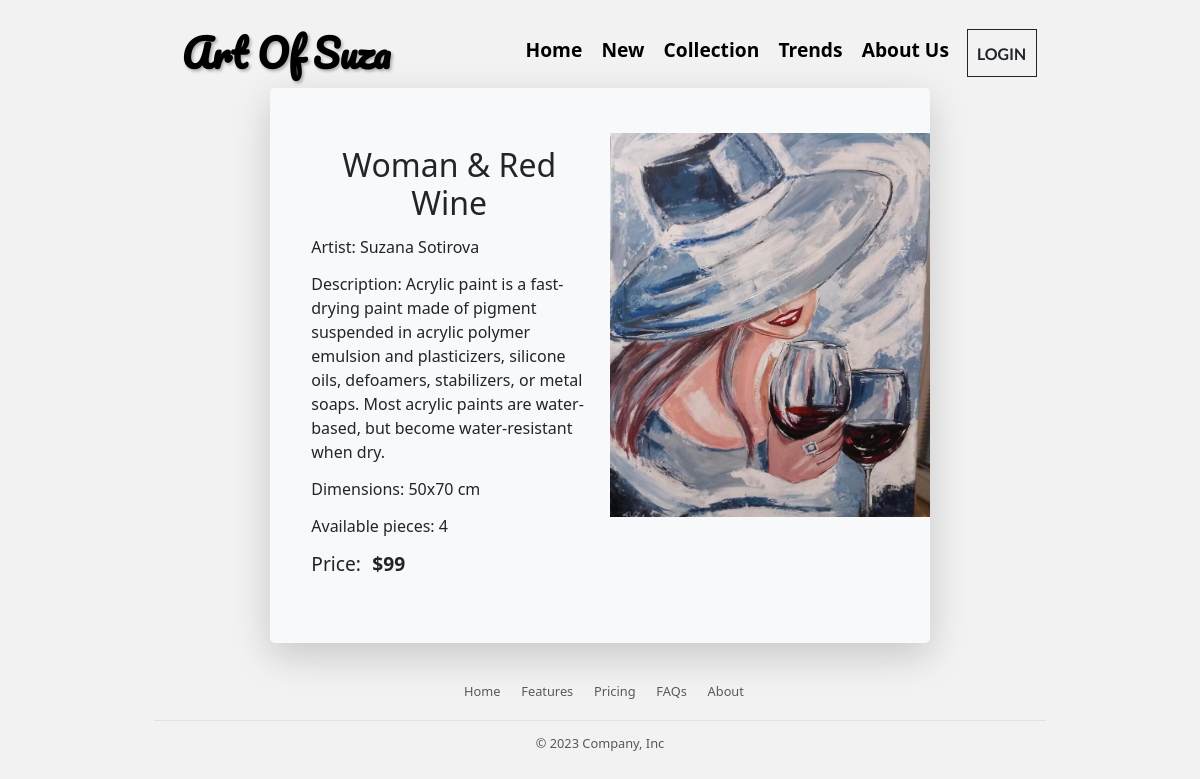
The app's page /arts/1/ with its own data.
### ArtApp/models.py (models this page shows, shortened)
class ArtPiece(models.Model):
    title=models.CharField(max_length=100)
    price=models.IntegerField()
    description=models.TextField()
    width=models.IntegerField()
    height=models.IntegerField()
    available_pieces=models.IntegerField()
    artist=models.ForeignKey(Artist, on_delete=models.CASCADE)
    category=models.ForeignKey(Category, on_delete=models.CASCADE)
    image=models.ImageField(upload_to="paintings")

class Artist(models.Model):
    name=models.CharField(max_length=100)
    surname=models.CharField(max_length=100)
    def __str__(self):
        return self.name + " " + self.surname

### ArtApp/views.py (the view)
# urls.py: path('arts/<int:art_id>/', details, name='art_details'),
def details(request, art_id=None):
    art = get_object_or_404(ArtPiece, id=art_id)
    isInShoppingCart = False
    context = {
        'art': art,
        'isInShoppingCart': isInShoppingCart,
    }
    return render(request, 'details.html', context)

### ArtApp/templates/details.html (shortened to what this page needs)
{% extends 'nav.html' %}
{% block content %}
    <div class="container w-75 m-auto">
        <div class="w-75 m-auto shadow-lg bg-light rounded p-5">
            <div class="row mt-2">
                <div class="col-md-6 p-3 ">
                    <h1 class="align-center text-center mb-3">{{ art.title }}</h1>
                    <p class="fs-5">Artist: {{ art.artist }}</p>
                    <p class="fs-5">Description: {{ art.description }}</p>
                    <p class="fs-5">Dimensions: {{ art.width }}x{{art.height}} cm</p>
                    <p class="fs-5">Available pieces: {{ art.available_pieces }}</p>
                    <p class="d-inline-block fs-4">Price:</p><h4 class="fw-bold m-2 d-inline w-auto">
                    ${{ art.price }}</h4>
                </div>
                <div class="col-md-6 text-center justify-content-center align-center">
                    <img style="width: 25rem; height: 30rem" class="mb-3" src="{{ MEDIA_URL }}{{ art.image.url }}">
                </div>
            </div>
        </div>
    </div>
{% endblock %}

### ArtApp/templates/nav.html (style rules this page uses)
html { zoom: 80%; }
body::before { content: ""; position: fixed; top: 0; left: 0; width: 100%; height: 100%; background-color: rgba(0, 0, 0, 0.05); z-index: -1; pointer-events: none; }

### records on screen
ArtPiece: title "Woman & Red Wine", artist "Suzana Sotirova", description "Acrylic paint is a fast-drying paint made of pigment suspended in acrylic polymer emulsion and plasticizers, silicone oils, defoamers, stabilizers, or metal soaps. Most acrylic paints are water-based, but become water-resistant when dry.", width "50", height "70", available_pieces "4", price "99", image (picture)
